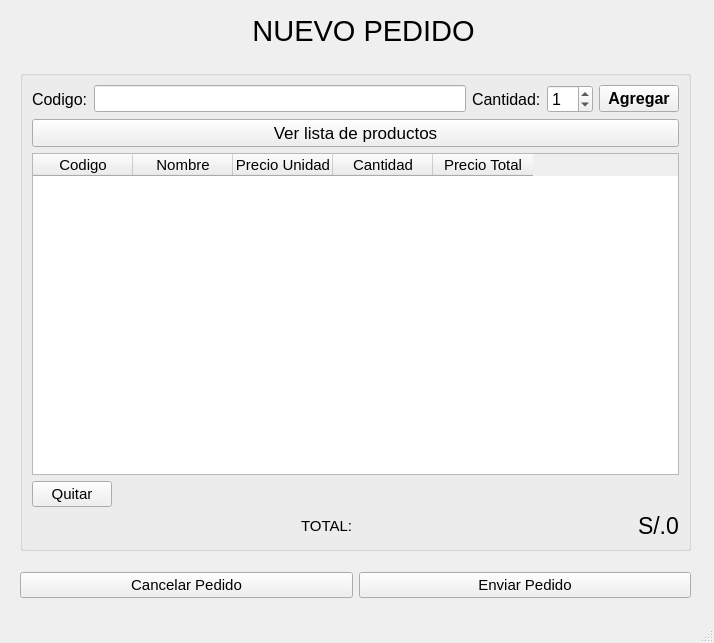
<?xml version="1.0" encoding="UTF-8"?>
<ui version="4.0">
 <class>MainWindow</class>
 <widget class="QMainWindow" name="MainWindow">
  <property name="geometry">
   <rect>
    <x>0</x>
    <y>0</y>
    <width>714</width>
    <height>643</height>
   </rect>
  </property>
  <property name="windowTitle">
   <string>Pedido</string>
  </property>
  <property name="windowIcon">
   <iconset>
    <normaloff>../admin/icons/admin.png</normaloff>../admin/icons/admin.png</iconset>
  </property>
  <widget class="QWidget" name="centralwidget">
   <widget class="QGroupBox" name="groupBox">
    <property name="geometry">
     <rect>
      <x>20</x>
      <y>70</y>
      <width>671</width>
      <height>481</height>
     </rect>
    </property>
    <property name="font">
     <font>
      <pointsize>8</pointsize>
      <weight>50</weight>
      <bold>false</bold>
     </font>
    </property>
    <property name="title">
     <string/>
    </property>
    <layout class="QVBoxLayout" name="verticalLayout">
     <item>
      <layout class="QHBoxLayout" name="horizontalLayout">
       <item>
        <widget class="QLabel" name="label_2">
         <property name="font">
          <font>
           <pointsize>12</pointsize>
          </font>
         </property>
         <property name="text">
          <string>Codigo:</string>
         </property>
        </widget>
       </item>
       <item>
        <widget class="QLineEdit" name="lineaCodigo">
         <property name="font">
          <font>
           <pointsize>12</pointsize>
          </font>
         </property>
         <property name="text">
          <string/>
         </property>
        </widget>
       </item>
       <item>
        <widget class="QLabel" name="label_3">
         <property name="font">
          <font>
           <pointsize>12</pointsize>
          </font>
         </property>
         <property name="text">
          <string>Cantidad:</string>
         </property>
        </widget>
       </item>
       <item>
        <widget class="QSpinBox" name="cantidadPedido">
         <property name="font">
          <font>
           <pointsize>12</pointsize>
          </font>
         </property>
         <property name="value">
          <number>1</number>
         </property>
        </widget>
       </item>
       <item>
        <widget class="QPushButton" name="botonAgregar">
         <property name="font">
          <font>
           <pointsize>12</pointsize>
           <weight>75</weight>
           <bold>true</bold>
          </font>
         </property>
         <property name="cursor">
          <cursorShape>PointingHandCursor</cursorShape>
         </property>
         <property name="text">
          <string>Agregar</string>
         </property>
        </widget>
       </item>
      </layout>
     </item>
     <item>
      <widget class="QPushButton" name="botonLista">
       <property name="font">
        <font>
         <pointsize>13</pointsize>
        </font>
       </property>
       <property name="text">
        <string>Ver lista de productos</string>
       </property>
      </widget>
     </item>
     <item>
      <widget class="QTableWidget" name="tablePedido">
       <property name="font">
        <font>
         <pointsize>11</pointsize>
        </font>
       </property>
       <property name="editTriggers">
        <set>QAbstractItemView::AnyKeyPressed|QAbstractItemView::EditKeyPressed|QAbstractItemView::SelectedClicked</set>
       </property>
       <property name="rowCount">
        <number>0</number>
       </property>
       <property name="columnCount">
        <number>5</number>
       </property>
       <column>
        <property name="text">
         <string>Codigo</string>
        </property>
       </column>
       <column>
        <property name="text">
         <string>Nombre</string>
        </property>
       </column>
       <column>
        <property name="text">
         <string>Precio Unidad</string>
        </property>
       </column>
       <column>
        <property name="text">
         <string>Cantidad</string>
        </property>
       </column>
       <column>
        <property name="text">
         <string>Precio Total</string>
        </property>
       </column>
      </widget>
     </item>
     <item alignment="Qt::AlignLeft">
      <widget class="QPushButton" name="quitarProducto">
       <property name="font">
        <font>
         <pointsize>11</pointsize>
        </font>
       </property>
       <property name="text">
        <string>Quitar</string>
       </property>
      </widget>
     </item>
     <item>
      <layout class="QGridLayout" name="gridLayout">
       <property name="leftMargin">
        <number>0</number>
       </property>
       <item row="2" column="0" alignment="Qt::AlignRight">
        <widget class="QLabel" name="label_4">
         <property name="font">
          <font>
           <pointsize>11</pointsize>
          </font>
         </property>
         <property name="text">
          <string>TOTAL:</string>
         </property>
         <property name="scaledContents">
          <bool>false</bool>
         </property>
         <property name="wordWrap">
          <bool>false</bool>
         </property>
        </widget>
       </item>
       <item row="2" column="1" alignment="Qt::AlignRight">
        <widget class="QLabel" name="TotalPedidoLabel">
         <property name="font">
          <font>
           <pointsize>17</pointsize>
          </font>
         </property>
         <property name="text">
          <string>S/.0</string>
         </property>
        </widget>
       </item>
      </layout>
     </item>
    </layout>
   </widget>
   <widget class="QLabel" name="lb_titulo">
    <property name="geometry">
     <rect>
      <x>-10</x>
      <y>0</y>
      <width>731</width>
      <height>61</height>
     </rect>
    </property>
    <property name="font">
     <font>
      <pointsize>22</pointsize>
      <weight>50</weight>
      <bold>false</bold>
     </font>
    </property>
    <property name="styleSheet">
     <string>0</string>
    </property>
    <property name="text">
     <string>  NUEVO PEDIDO</string>
    </property>
    <property name="alignment">
     <set>Qt::AlignCenter</set>
    </property>
   </widget>
   <widget class="QLabel" name="label">
    <property name="geometry">
     <rect>
      <x>210</x>
      <y>10</y>
      <width>41</width>
      <height>41</height>
     </rect>
    </property>
    <property name="text">
     <string/>
    </property>
    <property name="pixmap">
     <pixmap>img/pedido.png</pixmap>
    </property>
    <property name="scaledContents">
     <bool>true</bool>
    </property>
   </widget>
   <widget class="QWidget" name="">
    <property name="geometry">
     <rect>
      <x>20</x>
      <y>560</y>
      <width>671</width>
      <height>51</height>
     </rect>
    </property>
    <layout class="QHBoxLayout" name="horizontalLayout_4">
     <property name="topMargin">
      <number>0</number>
     </property>
     <item>
      <widget class="QPushButton" name="cancelarPedido">
       <property name="font">
        <font>
         <pointsize>11</pointsize>
        </font>
       </property>
       <property name="text">
        <string>Cancelar Pedido</string>
       </property>
      </widget>
     </item>
     <item>
      <widget class="QPushButton" name="enviarPedido">
       <property name="font">
        <font>
         <pointsize>11</pointsize>
        </font>
       </property>
       <property name="text">
        <string>Enviar Pedido</string>
       </property>
      </widget>
     </item>
    </layout>
   </widget>
  </widget>
  <widget class="QStatusBar" name="statusbar"/>
  <action name="actionConfiguracion">
   <property name="text">
    <string>Configuracion</string>
   </property>
  </action>
  <action name="actionSalir">
   <property name="text">
    <string>Salir</string>
   </property>
  </action>
  <action name="actionNueva">
   <property name="text">
    <string>Nueva</string>
   </property>
  </action>
  <action name="actionBuscar">
   <property name="text">
    <string>Buscar</string>
   </property>
  </action>
  <action name="actionAcerca_de">
   <property name="text">
    <string>Acerca de...</string>
   </property>
  </action>
  <action name="actionNuevo">
   <property name="text">
    <string>Nuevo</string>
   </property>
  </action>
 </widget>
 <resources/>
 <connections/>
</ui>
